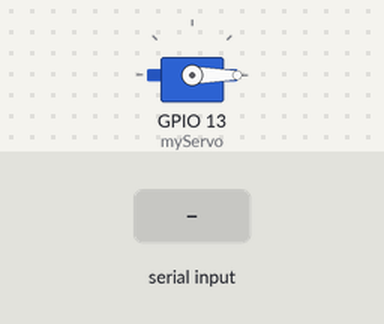
Recording of a sketch running on a simulated ESP32. On the bench: servo. Inputs (shaded band) come from the test bench.

Above: at 1.2 s.
1.3 s: "90,45\n" received over Serial
At 2.3 s:
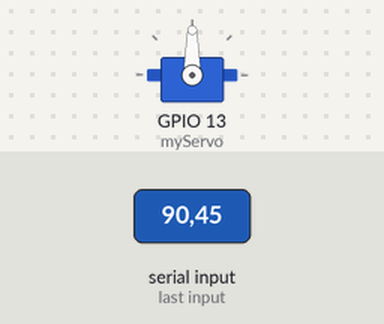
2.8 s: "30,150\n" received over Serial
At 3.5 s:
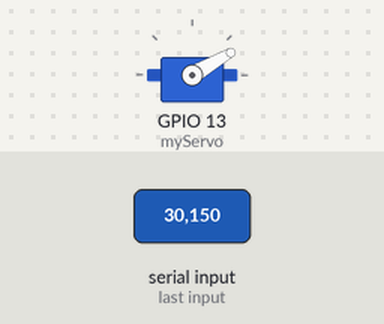
4.3 s: "90\n" received over Serial
At 4.6 s:
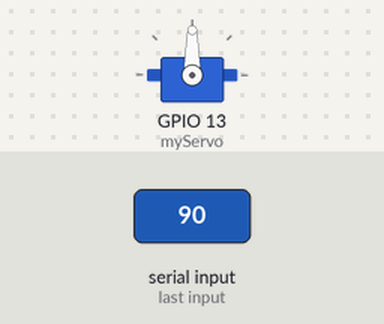
Timing chart, 0 to 7.3 s (numbered marks = the images above; inputs shaded):
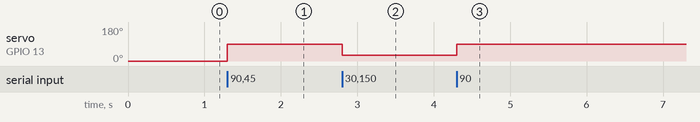

Measured:
- after the input at 1.3 s, servo on GPIO 13 (myServo): 0° → 90° at once
- after the input at 2.8 s, servo on GPIO 13 (myServo): 90° → 30° at once
- after the input at 4.3 s, servo on GPIO 13 (myServo): 30° → 90° at once

The sketch:

servo_motor.ino
```cpp
#include <ESP32Servo.h>

Servo myServo;
String input = "";
int angle = 0;

void setup() {
  Serial.begin(115200);
  myServo.attach(13);
  myServo.write(0);
}

void loop() {
  while (Serial.available()) {
    char c = Serial.read();
    if (c == '\n') {
      angle = input.toInt();
      if (angle >= 0 && angle <= 180) {
        myServo.write(angle);
      }
      input = "";
    } else {
      input += c;
    }
  }
}
```
